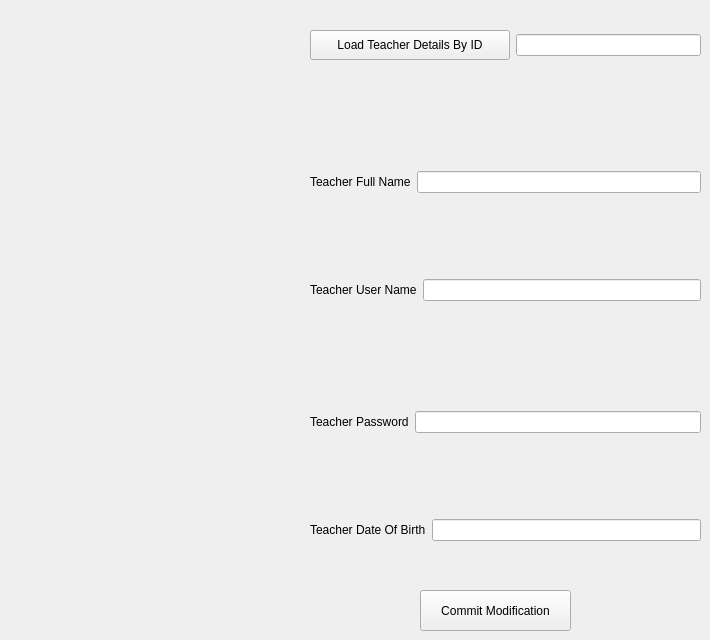
      <widget class="QWidget" name="tab_18">
       <attribute name="title">
        <string>Modify Teacher</string>
       </attribute>
       <widget class="QWidget" name="layoutWidget_7">
        <property name="geometry">
         <rect>
          <x>310</x>
          <y>30</y>
          <width>391</width>
          <height>511</height>
         </rect>
        </property>
        <layout class="QVBoxLayout" name="verticalLayout_7">
         <item>
          <layout class="QHBoxLayout" name="horizontalLayout_16">
           <item>
            <widget class="QPushButton" name="pushButton_12">
             <property name="minimumSize">
              <size>
               <width>200</width>
               <height>30</height>
              </size>
             </property>
             <property name="text">
              <string>Load Teacher Details By ID</string>
             </property>
            </widget>
           </item>
           <item>
            <widget class="QLineEdit" name="lineEdit_13"/>
           </item>
          </layout>
         </item>
         <item>
          <widget class="QLabel" name="label_52">
           <property name="text">
            <string/>
           </property>
          </widget>
         </item>
         <item>
          <layout class="QHBoxLayout" name="horizontalLayout_18">
           <item>
            <widget class="QLabel" name="label_53">
             <property name="text">
              <string>Teacher Full Name</string>
             </property>
            </widget>
           </item>
           <item>
            <widget class="QLineEdit" name="lineEdit_14"/>
           </item>
          </layout>
         </item>
         <item>
          <spacer name="verticalSpacer_4">
           <property name="orientation">
            <enum>Qt::Vertical</enum>
           </property>
           <property name="sizeType">
            <enum>QSizePolicy::Fixed</enum>
           </property>
           <property name="sizeHint" stdset="0">
            <size>
             <width>278</width>
             <height>80</height>
            </size>
           </property>
          </spacer>
         </item>
         <item>
          <layout class="QHBoxLayout" name="horizontalLayout_19">
           <item>
            <widget class="QLabel" name="label_55">
             <property name="text">
              <string>Teacher User Name</string>
             </property>
            </widget>
           </item>
           <item>
            <widget class="QLineEdit" name="lineEdit_16"/>
           </item>
          </layout>
         </item>
         <item>
          <widget class="QLabel" name="label_43">
           <property name="minimumSize">
            <size>
             <width>0</width>
             <height>50</height>
            </size>
           </property>
           <property name="text">
            <string/>
           </property>
           <property name="alignment">
            <set>Qt::AlignCenter</set>
           </property>
          </widget>
         </item>
         <item>
          <layout class="QHBoxLayout" name="horizontalLayout_20">
           <item>
            <widget class="QLabel" name="label_59">
             <property name="text">
              <string>Teacher Password</string>
             </property>
            </widget>
           </item>
           <item>
            <widget class="QLineEdit" name="lineEdit_17"/>
           </item>
          </layout>
         </item>
         <item>
          <spacer name="verticalSpacer_6">
           <property name="orientation">
            <enum>Qt::Vertical</enum>
           </property>
           <property name="sizeType">
            <enum>QSizePolicy::Fixed</enum>
           </property>
           <property name="sizeHint" stdset="0">
            <size>
             <width>278</width>
             <height>80</height>
            </size>
           </property>
          </spacer>
         </item>
         <item>
          <layout class="QHBoxLayout" name="horizontalLayout_21">
           <item>
            <widget class="QLabel" name="label_61">
             <property name="text">
              <string>Teacher Date Of Birth</string>
             </property>
            </widget>
           </item>
           <item>
            <widget class="QLineEdit" name="lineEdit_18"/>
           </item>
          </layout>
         </item>
        </layout>
       </widget>
       <widget class="QPushButton" name="pushButton_13">
        <property name="geometry">
         <rect>
          <x>420</x>
          <y>590</y>
          <width>151</width>
          <height>41</height>
         </rect>
        </property>
        <property name="text">
         <string>Commit Modification</string>
        </property>
       </widget>
      </widget>
